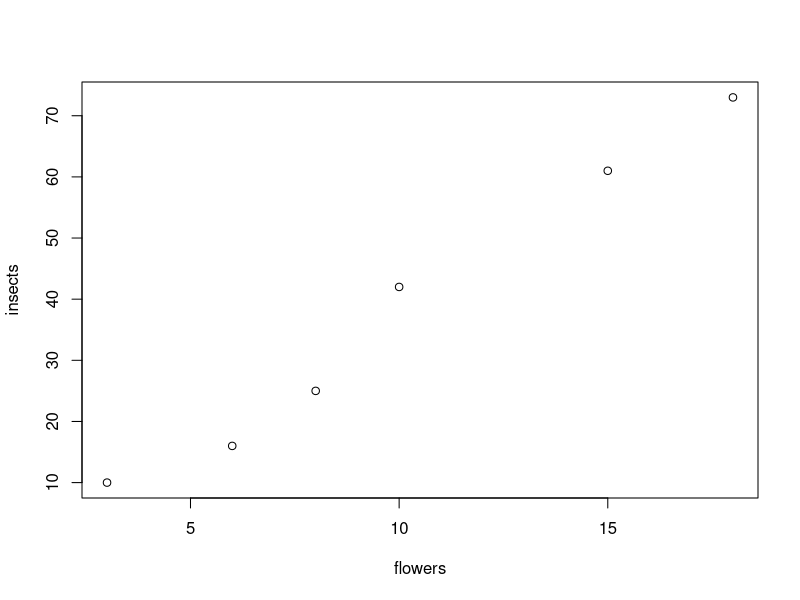
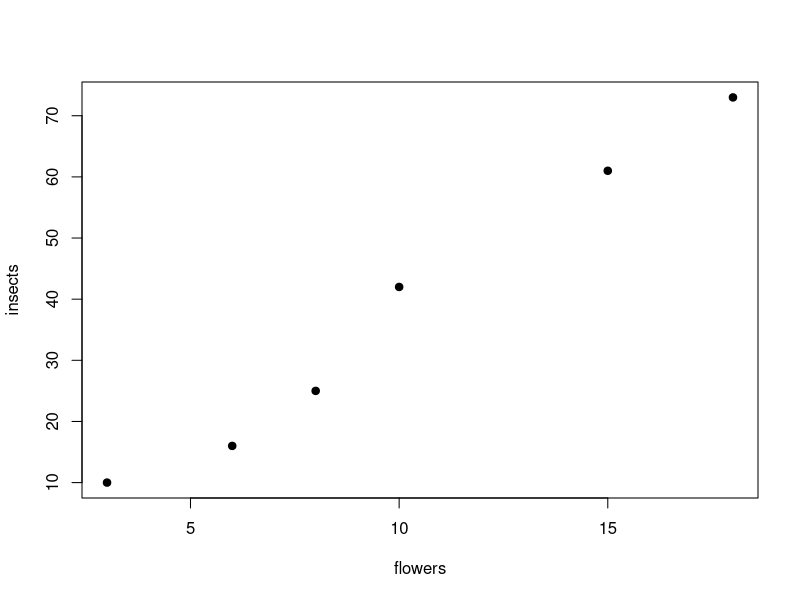
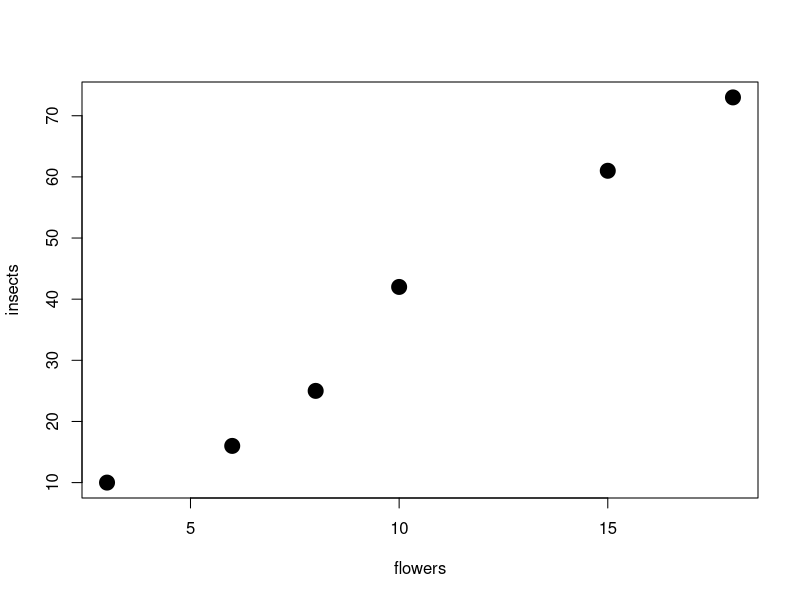
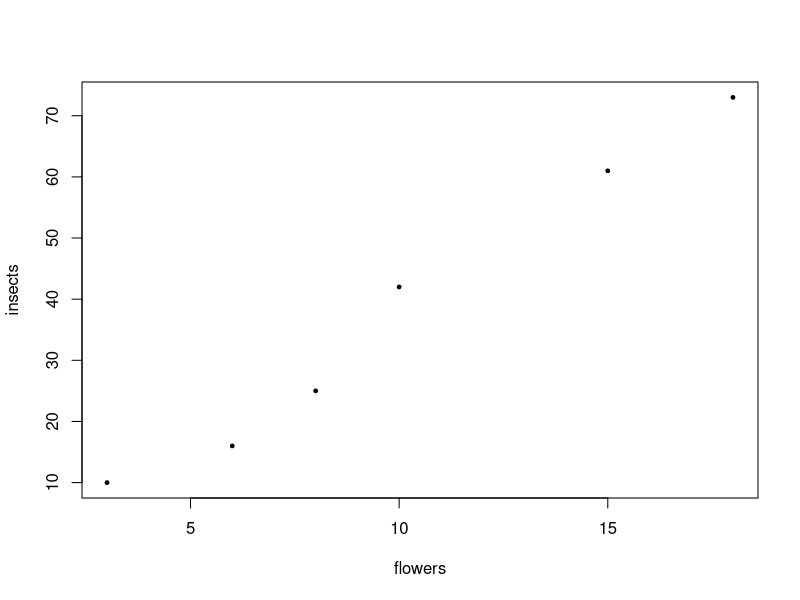
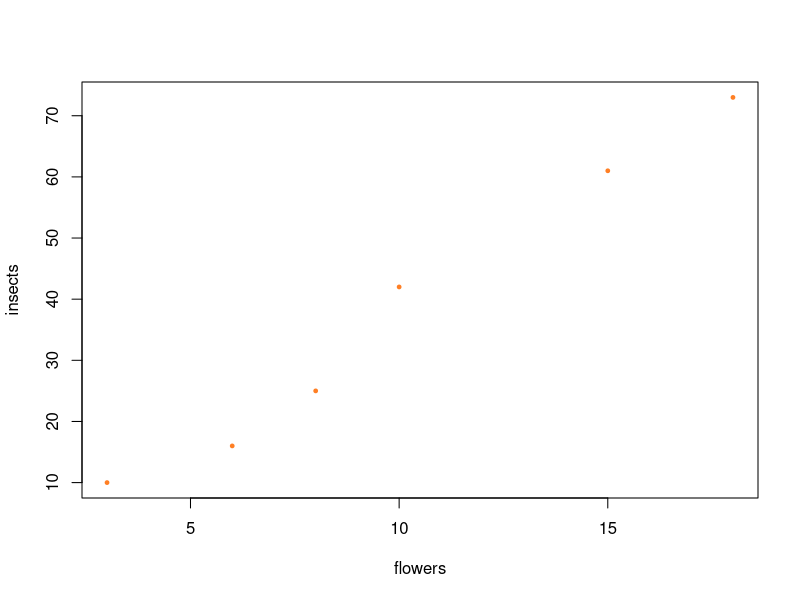

The R script that drew these images, in order:
# First R script

# R as a calculator
a <- 6 * 7
b <- 5 * 8

a + b

# Arrays

flowers <- c(3, 6, 8, 10, 15, 18)
flowers

insects <- c(10, 16, 25, 42, 61, 73)
insects

plot(flowers, insects)

# changin plot parameters

# symbols
plot(flowers, insects, pch=19)

# symbol dimensions
plot(flowers, insects, pch=19, cex=2)
plot(flowers, insects, pch=19, cex=.5)

# color
plot(flowers, insects, pch=19, cex=.5, col="chocolate1") # this function is cool!








